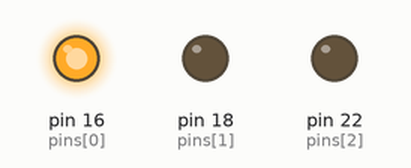
The program below on a simulated Raspberry Pi (header pin numbers). Shown: output pins drawn as LEDs (lit = HIGH). Random numbers come from a fixed seed.

Above: at 0.1 s.
At 8.1 s:
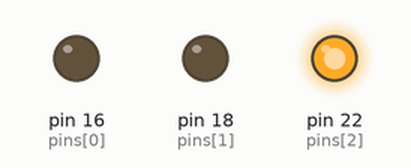
At 20.1 s:
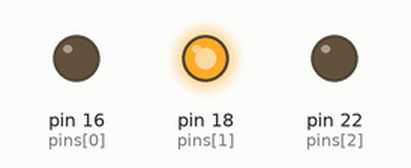
At 39.6 s:
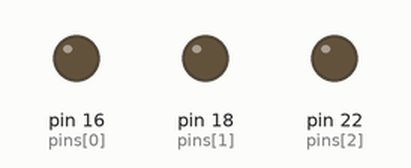
Timing chart, 0 to 40.0 s (numbered marks = the images above):
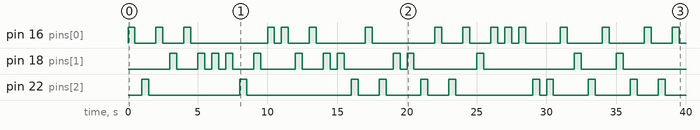

The program:

04random.py
```python
import time
import random
import RPi.GPIO as GPIO

t = 0.5
pins = [16, 18, 22]

def init():
 GPIO.setmode(GPIO.BOARD)

 for index in range(0, len(pins)):
   GPIO.setup(pins[index], GPIO.OUT)

def setRandomLED(index):
  GPIO.output(pins[index], GPIO.HIGH)
  time.sleep(t)
  GPIO.output(pins[index], GPIO.LOW)


try:
  init()

  while(1):
    setRandomLED(random.randint(0, 2))
    time.sleep(t)
    setRandomLED(random.randint(0, 2))
    time.sleep(t)

finally:
  #clean up all used ports
  GPIO.cleanup()
```

Measured:
- by itself, pin 16 (pins[0]): LOW → HIGH at 0.00 s, → LOW 0.50 s later, → HIGH 1.5 s later, → LOW 0.50 s later, … (32 changes in this stretch)
- by itself, pin 18 (pins[1]): LOW → HIGH at 3.0 s, → LOW 0.50 s later, → HIGH 1.5 s later, → LOW 0.50 s later, … (26 changes in this stretch)
- by itself, pin 22 (pins[2]): LOW → HIGH at 1.0 s, → LOW 0.50 s later, → HIGH 6.5 s later, → LOW 0.50 s later, … (22 changes in this stretch)
